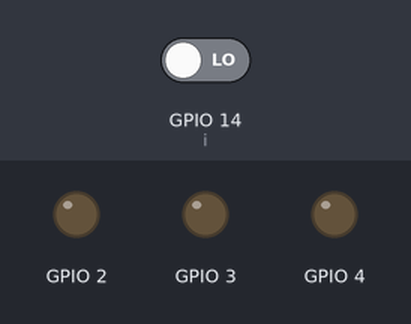
This program was run on a simulated Raspberry Pi (BCM pin numbers). Shown: output pins drawn as LEDs (lit = HIGH). The test bench sets the inputs (shaded band); at power-on: GPIO 14 (i) LOW. What the program prints to the terminal is not drawn.

Above: at 5.0 s.
5.1 s: GPIO 14 (i) driven HIGH
At 5.6 s:
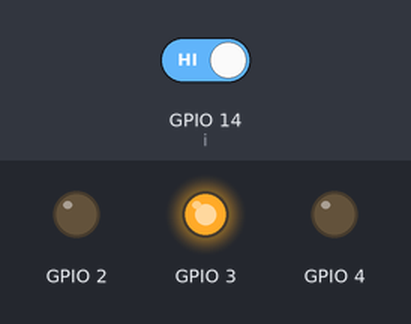
8.1 s: GPIO 14 (i) driven HIGH
At 9.1 s:
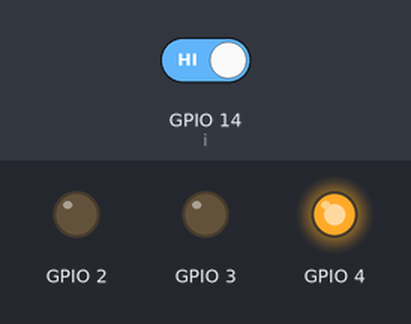
Timing chart, 0 to 14.6 s (numbered marks = the images above; inputs shaded):
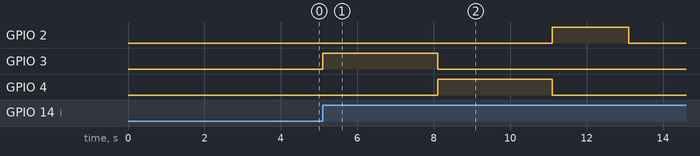

The program:

ej_py_5.1_.py
```python
#!usr/bin/env/python
import time
import RPi.GPIO as GPIO
GPIO.setmode(GPIO.BCM)

GPIO.setup(2, GPIO.OUT) ## Zumbador
GPIO.setup(3, GPIO.OUT) ## Led Amarillo
GPIO.setup(4, GPIO.OUT) ## Led Rojo
GPIO.setup(14, GPIO.IN) ## PIR
z=0
movimiento=0
while z==0:
    i=GPIO.input(14)
    if i == 1:
        if movimiento == 0:
            GPIO.output(3, 1)
            movimiento = movimiento + 1
            time.sleep(3)
        elif movimiento == 1:
            GPIO.output(3, 0)
            GPIO.output(4, 1)
            movimiento = movimiento + 1
            time.sleep(3)
        else:
            GPIO.output(4, 0)
            GPIO.output(2, 1)
            time.sleep(2)
            GPIO.output(2, 0)
            movimiento=0;
            clave = raw_input("Clave para desactivar ALARMA: ")
            if clave == "1234":
                print "ALARMA DESACTIVADA"
            else:
                print "DANDO AVISO A LA POLICIA"
```

Measured:
- after the input at 5.1 s, GPIO 3: LOW → HIGH at once
